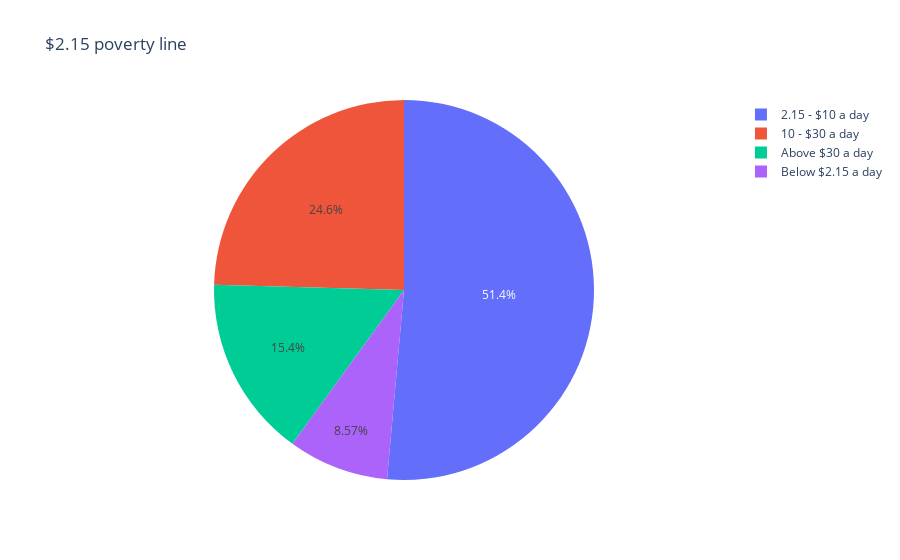

Notebook cell for this chart:
### Code cell
# Pie Chart for $2.15 poverty line
labels = ['Below $2.15 a day', '2.15 - $10 a day', '10 - $30 a day', 'Above $30 a day']
sizes = [
        filtered_df['headcount_ratio_international_povline'].median(),
        filtered_df['headcount_ratio_1000'].median() - filtered_df['headcount_ratio_international_povline'].median(),
        filtered_df['headcount_ratio_3000'].median() - filtered_df['headcount_ratio_1000'].median(),
        100 - filtered_df['headcount_ratio_3000'].median()
    ]
create_pie_chart(labels, sizes, title='$2.15 poverty line')

### Figure 1 — Plotly figure (JSON) as saved in the notebook; plotly's stock layout.template omitted (floating-point values rounded to 4 significant figures)
{"data": [{"domain": {"x": [0.0, 1.0], "y": [0.0, 1.0]}, "hovertemplate": "label=%{label}<br>value=%{value}<extra></extra>", "labels": ["Below $2.15 a day", "2.15 - $10 a day", "10 - $30 a day", "Above $30 a day"], "legendgroup": "", "name": "", "showlegend": true, "values": [8.565, 51.42, 24.56, 15.45], "type": "pie"}], "layout": {"legend": {"tracegroupgap": 0}, "title": {"text": "$2.15 poverty line"}}}
